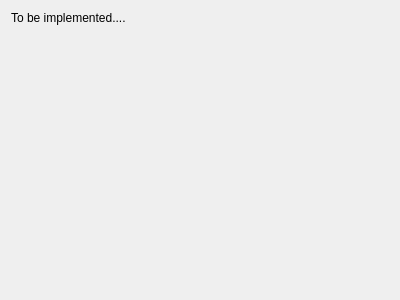
<ui version="4.0" >
 <class>Bluetooth</class>
 <widget class="QWidget" name="Bluetooth" >
  <property name="geometry" >
   <rect>
    <x>0</x>
    <y>0</y>
    <width>400</width>
    <height>300</height>
   </rect>
  </property>
  <property name="windowTitle" >
   <string>Form</string>
  </property>
  <layout class="QVBoxLayout" >
   <item>
    <widget class="QLabel" name="label" >
     <property name="text" >
      <string>To be implemented....</string>
     </property>
    </widget>
   </item>
   <item>
    <spacer>
     <property name="orientation" >
      <enum>Qt::Vertical</enum>
     </property>
     <property name="sizeHint" >
      <size>
       <width>20</width>
       <height>40</height>
      </size>
     </property>
    </spacer>
   </item>
  </layout>
 </widget>
 <resources/>
 <connections/>
</ui>
